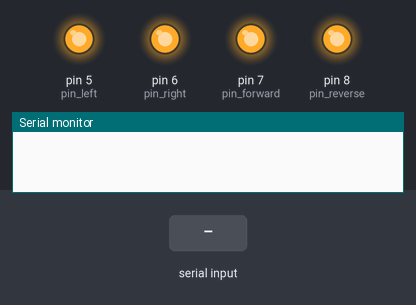
The sketch below on a simulated Arduino Uno, built with avr-gcc and run on an emulated ATmega328P. Parts: output pins drawn as LEDs (lit = HIGH), the last lines printed to the serial monitor. Inputs (shaded band) come from the test bench.

Above: at 1.2 s.
1.3 s: "90,45\n" received over Serial
At 1.9 s:
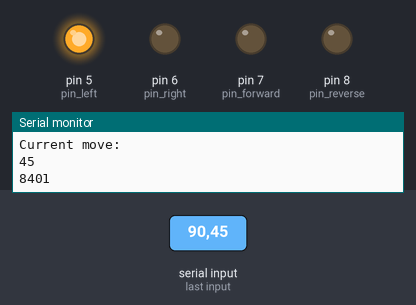
2.8 s: "30,150\n" received over Serial
At 3.1 s:
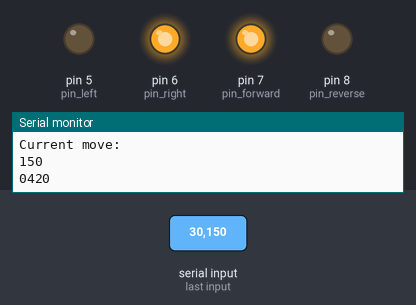
4.3 s: "5\n" received over Serial
At 5.3 s:
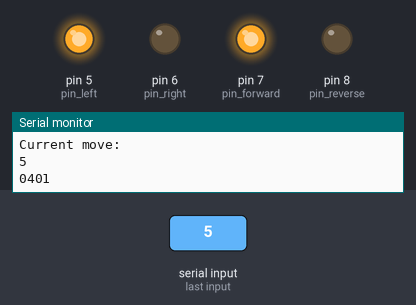
5.8 s: "200\n" received over Serial
At 6.5 s:
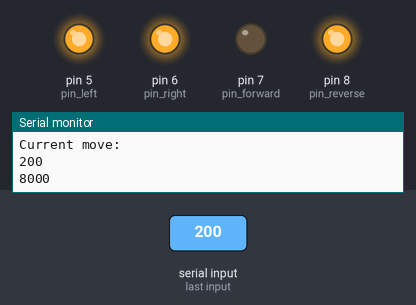
7.3 s: "90\n" received over Serial
At 7.6 s:
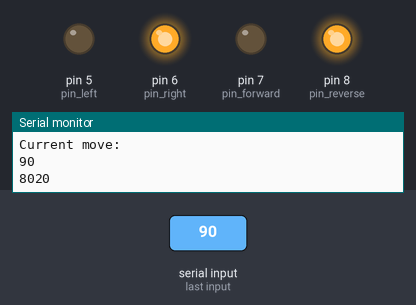
Timing chart, 0 to 9.8 s (numbered marks = the images above; inputs shaded):
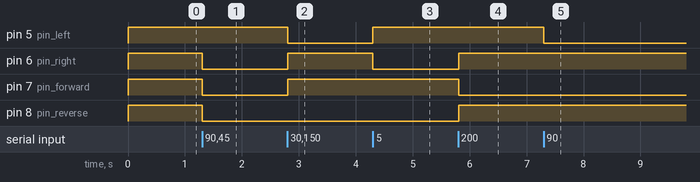

Measured:
- after the input at 1.3 s, pin 6 (pin_right), pin 7 (pin_forward), pin 8 (pin_reverse): HIGH → LOW at once
- after the input at 2.8 s, pin 5 (pin_left): HIGH → LOW at once; pin 6 (pin_right), pin 7 (pin_forward): LOW → HIGH at once
- after the input at 4.3 s, pin 5 (pin_left): LOW → HIGH at once; pin 6 (pin_right): HIGH → LOW at once
- after the input at 5.8 s, pin 6 (pin_right), pin 8 (pin_reverse): LOW → HIGH at once; pin 7 (pin_forward): HIGH → LOW at once
- after the input at 7.3 s, pin 5 (pin_left): HIGH → LOW at once

The sketch:

serial_protocol.ino
```cpp
// Initializing pins, numbers on board
const int pin_forward = 7;
const int pin_reverse = 8;
const int pin_left    = 5;
const int pin_right   = 6;

// Initializing bit masks
const int forward_mask = 8; // 1000
const int reverse_mask = 4; // 0100
const int left_mask    = 2; // 0010
const int right_mask   = 1; // 0001

int protocol_num; // number of current state
int forward_value = 0;
int reverse_value = 0;
int left_value = 0;
int right_value = 0; // values that will be read from Serial after applying mask
boolean commandComplete = false;

void setup() {
  pinMode(pin_forward, OUTPUT);
  pinMode(pin_reverse, OUTPUT);
  pinMode(pin_left,    OUTPUT);
  pinMode(pin_right,   OUTPUT);

  digitalWrite(pin_forward, HIGH);
  digitalWrite(pin_reverse, HIGH);
  digitalWrite(pin_left,    HIGH);
  digitalWrite(pin_right,   HIGH);

  Serial.begin(9600);
}

void loop(){
  if(commandComplete){
    Serial.println();
    Serial.println("Current move:");
    Serial.println(protocol_num);

    forward_value = protocol_num & forward_mask;
    reverse_value = protocol_num & reverse_mask;
    left_value    = protocol_num & left_mask;
    right_value   = protocol_num & right_mask;

    Serial.print(forward_value);
    Serial.print(reverse_value);
    Serial.print(left_value);
    Serial.print(right_value);

    digitalWrite(pin_forward, forward_value?LOW:HIGH);
    digitalWrite(pin_reverse, reverse_value?LOW:HIGH);
    digitalWrite(pin_left,    left_value?LOW:HIGH);
    digitalWrite(pin_right,   right_value?LOW:HIGH);

    commandComplete = false;
  }
}

void serialEvent() {
  if(Serial.available() > 0){
    protocol_num = Serial.parseInt();
  }
  while(Serial.available() > 0){
    Serial.read(); // clean up whatever left in Serial
  }
  commandComplete = true;
}
```
